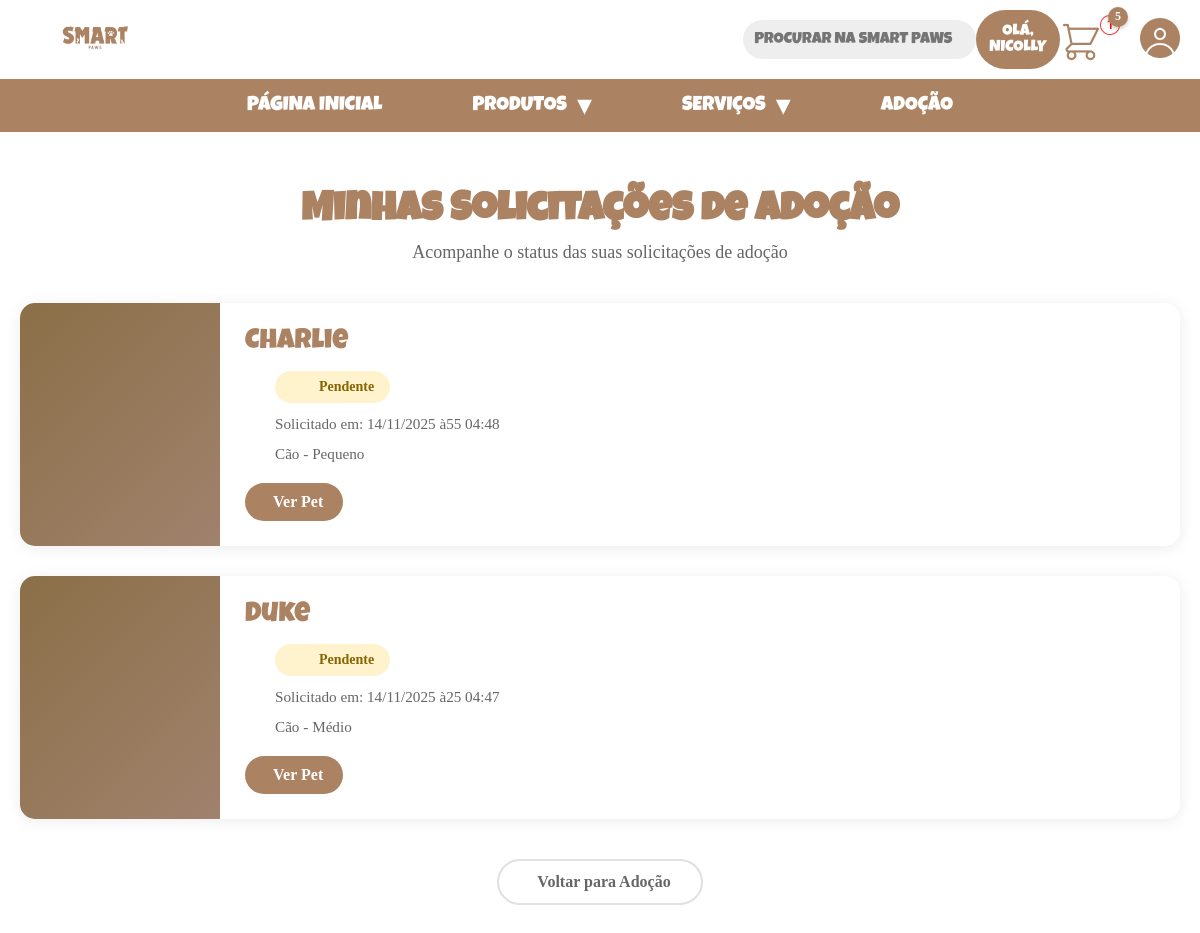
/pets/minhas/solicitacoes/ (signed in), run on the app's committed database.
### usuarios/models.py (models this page shows, shortened)
class Usuario(AbstractUser):
    email = models.EmailField(
        unique=True,
        verbose_name="Email"
    )
    cpf = models.CharField(
        max_length=14,
        unique=True,
        blank=True,
        null=True,
        validators=[validar_cpf],
        verbose_name="CPF"
    )
    telefone_regex = RegexValidator(
        regex=r'^\(\d{2}\)\s\d{4,5}-\d{4}$',
        message="Telefone: (61) 91234-5678"
    )
    telefone = models.CharField(
        max_length=15,
        validators=[telefone_regex],
        blank=True,
        verbose_name="Telefone"
    )
    data_nascimento = models.DateField(
        null=True,
        blank=True,
        verbose_name="Data de Nascimento"
    )
    SEXO_CHOICES = [
        ('M', 'Masculino'),
        ('F', 'Feminino'),
        ('O', 'Outro'),
        ('N', 'Prefiro não informar')
    ]
    sexo = models.CharField(
        max_length=1,
        choices=SEXO_CHOICES,
        blank=True,
        verbose_name="Sexo"
    )
    foto_perfil = models.ImageField(
        upload_to='usuarios/fotos/%Y/%m/',
        blank=True,
        null=True,
        verbose_name="Foto do Perfil"
    )
    is_verified = models.BooleanField(
        default=False,
        verbose_name="Email Verificado"
    )
    aceita_marketing = models.BooleanField(
        default=False,
        verbose_name="Aceita receber emails promocionais"
    )
    verification_token = models.CharField(
        max_length=100,
        blank=True,
        null=True
    )
    reset_password_token = models.CharField(
        max_length=100,
        blank=True,
        null=True
    )
    created_at = models.DateTimeField(auto_now_add=True)
    updated_at = models.DateTimeField(auto_now=True)
    groups = models.ManyToManyField(
        'auth.Group',
        verbose_name='groups',
        blank=True,
        related_name='usuario_set',  # ← ADICIONE
        related_query_name='usuario',
    )
    user_permissions = models.ManyToManyField(
        'auth.Permission',
        verbose_name='user permissions',
        blank=True,
        related_name='usuario_set',  # ← ADICIONE
        related_query_name='usuario',
    )
    USERNAME_FIELD = 'email'
    REQUIRED_FIELDS = ['username']
    class Meta:
        verbose_name = "Usuário"
        verbose_name_plural = "Usuários"
        ordering = ['-created_at']

### pets/models.py (models this page shows, shortened)
class SolicitacaoAdocao(models.Model):
    STATUS_CHOICES = [
        ('pendente', 'Pendente'),
        ('analise', 'Em Análise'),
        ('aprovada', 'Aprovada'),
        ('recusada', 'Recusada'),
    ]
    usuario = models.ForeignKey(
        settings.AUTH_USER_MODEL,  # ← MUDANÇA AQUI
        on_delete=models.CASCADE,
        related_name='solicitacoes_adocao',
        verbose_name="Usuário"
    )
    pet = models.ForeignKey(
        Pet,
        on_delete=models.CASCADE,
        related_name='solicitacoes',
        verbose_name="Pet"
    )
    nome_completo = models.CharField(max_length=200, verbose_name="Nome Completo")
    email = models.EmailField(verbose_name="Email")
    telefone = models.CharField(max_length=20, verbose_name="Telefone")
    endereco = models.TextField(verbose_name="Endereço")
    tipo_moradia = models.CharField(
        max_length=50,
        choices=[
            ('casa', 'Casa'),
            ('apartamento', 'Apartamento'),
            ('sitio', 'Sítio/Chácara'),
        ],
        verbose_name="Tipo de Moradia"
    )
    tem_quintal = models.BooleanField(default=False, verbose_name="Tem Quintal")
    moradia_propria = models.BooleanField(default=False, verbose_name="Moradia Própria")
    tem_outros_pets = models.BooleanField(default=False, verbose_name="Tem Outros Pets")
    descricao_outros_pets = models.TextField(blank=True, verbose_name="Descrição dos Outros Pets")
    teve_pets_antes = models.BooleanField(default=False, verbose_name="Já Teve Pets Antes")
    motivacao = models.TextField(verbose_name="Por que deseja adotar?")
    status = models.CharField(
        max_length=20,
        choices=STATUS_CHOICES,
        default='pendente',
        verbose_name="Status"
    )
    observacoes_admin = models.TextField(blank=True, verbose_name="Observações da Administração")
    created_at = models.DateTimeField(auto_now_add=True)
    updated_at = models.DateTimeField(auto_now=True)
    class Meta:
        verbose_name = "Solicitação de Adoção"
        verbose_name_plural = "Solicitações de Adoção"
        ordering = ['-created_at']

class Pet(models.Model):
    ESPECIE_CHOICES = [
        ('cao', 'Cão'),
        ('gato', 'Gato'),
        ('ave', 'Ave'),
        ('roedor', 'Roedor'),
        ('reptil', 'Réptil'),
        ('outro', 'Outro'),
    ]
    PORTE_CHOICES = [
        ('mini', 'Mini'),
        ('pequeno', 'Pequeno'),
        ('medio', 'Médio'),
        ('grande', 'Grande'),
        ('gigante', 'Gigante'),
    ]
    SEXO_CHOICES = [
        ('M', 'Macho'),
        ('F', 'Fêmea'),
    ]
    STATUS_CHOICES = [
        ('disponivel', 'Disponível'),
        ('adotado', 'Adotado'),
        ('processo', 'Em Processo de Adoção'),
    ]
    nome = models.CharField(max_length=100, verbose_name="Nome do Pet")
    slug = models.SlugField(max_length=150, unique=True, blank=True)
    especie = models.CharField(max_length=20, choices=ESPECIE_CHOICES, verbose_name="Espécie")
    raca = models.CharField(max_length=100, blank=True, verbose_name="Raça")
    porte = models.CharField(max_length=20, choices=PORTE_CHOICES, verbose_name="Porte")
    sexo = models.CharField(max_length=1, choices=SEXO_CHOICES, verbose_name="Sexo")
    idade_anos = models.PositiveIntegerField(default=0, verbose_name="Idade (anos)")
    idade_meses = models.PositiveIntegerField(default=0, verbose_name="Idade (meses)")
    cor = models.CharField(max_length=50, blank=True, verbose_name="Cor")
    descricao = models.TextField(verbose_name="Descrição")
    temperamento = models.CharField(max_length=200, blank=True, verbose_name="Temperamento")
    foto_principal = models.ImageField(upload_to='pets/%Y/%m/', verbose_name="Foto Principal")
    castrado = models.BooleanField(default=False, verbose_name="Castrado")
    vacinado = models.BooleanField(default=False, verbose_name="Vacinado")
    vermifugado = models.BooleanField(default=False, verbose_name="Vermifugado")
    necessidades_especiais = models.TextField(blank=True, verbose_name="Necessidades Especiais")
    status = models.CharField(max_length=20, choices=STATUS_CHOICES, default='disponivel', verbose_name="Status")
    created_at = models.DateTimeField(auto_now_add=True)
    updated_at = models.DateTimeField(auto_now=True)
    class Meta:
        verbose_name = "Pet"
        verbose_name_plural = "Pets"
        ordering = ['-created_at']

### pets/views.py (the view)
# urls.py: path('minhas/solicitacoes/', views.minhas_solicitacoes, name='minhas_solicitacoes'),
@login_required
def minhas_solicitacoes(request):
    solicitacoes = SolicitacaoAdocao.objects.filter(
        usuario=request.user
    ).select_related('pet').order_by('-created_at')
    context = {
        'solicitacoes': solicitacoes,
    }
    return render(request, 'pets/minhas_solicitacoes.html', context)

### templates/pets/minhas_solicitacoes.html (shortened to what this page needs)
{% extends 'base.html' %}
{% load static %}
{% block extra_css %}
<link rel="stylesheet" href="{% static 'CSS/adocao.css' %}">
{% endblock %}
{% block content %}
<div class="solicitacoes-page">
    <div class="page-header">
        <h1> Minhas Solicitações de Adoção</h1>
        <p>Acompanhe o status das suas solicitações de adoção</p>
    </div>
    {% if solicitacoes %}
        <div class="solicitacoes-lista">
            {% for solicitacao in solicitacoes %}
                <div class="solicitacao-card">
                    <div class="solicitacao-grid">
                        <div class="pet-image-container">
                            {% if solicitacao.pet.foto_principal %}
                                <img src="{{ solicitacao.pet.foto_principal.url }}" alt="{{ solicitacao.pet.nome }}">
                            {% else %}
                                <div style="width: 100%; height: 100%; background: linear-gradient(135deg, #8B6F47 0%, #A0826D 100%); display: flex; align-items: center; justify-content: center; color: white; font-size: 3rem;">
                                </div>
                            {% endif %}
                        </div>
                        <div class="card-content">
                            <h3 class="pet-name">{{ solicitacao.pet.nome }}</h3>
                            <div class="info-row">
                                <span class="status-badge status-{{ solicitacao.status }}">
                                    {% if solicitacao.status == 'pendente' %}
                                         Pendente
                                    {% elif solicitacao.status == 'analise' %}
                                        <i class="fas fa-search"></i> Em Análise
                                    {% elif solicitacao.status == 'aprovada' %}
                                        <i class="fas fa-check-circle"></i> Aprovada
                                    {% else %}
                                        <i class="fas fa-times-circle"></i> Recusada
                                    {% endif %}
                                </span>
                            </div>
                            <div class="info-row">
                                <span>Solicitado em: {{ solicitacao.created_at|date:"d/m/Y às H:i" }}</span>
                            </div>
                            <div class="info-row">
                                <span>{{ solicitacao.pet.get_especie_display }} - {{ solicitacao.pet.get_porte_display }}</span>
                            </div>
                            <div style="margin-top: 20px;">
                                <a href="{% url 'pets:detalhe' solicitacao.pet.slug %}" class="btn-primary">
                                     Ver Pet
                                </a>
                            </div>
                        </div>
                    </div>
                </div>
            {% endfor %}
        </div>
    {% endif %}
    <div style="text-align: center; margin-top: 40px;">
        <a href="{% url 'pets:adocao' %}" class="btn-secondary">
             Voltar para Adoção
        </a>
    </div>
</div>
{% endblock %}

### templates/base.html (shortened to what this page needs)
{% load static %}
<!DOCTYPE html>
<html lang="pt-br">
<head>
    <link rel="stylesheet" href="{% static 'CSS/index.css' %}">
    {% block extra_css %}{% endblock %}
</head>
<body>
     <header>
        <div class="container_topo">
            <a href="{% url 'core:home' %}">
                <img class="logo_cima" src="{% static 'IMG/SP_logo_cima.png' %}" alt="Smart Paws">
            </a>
            <input type="text" id="barra_pesquisa" name="barra_pesquisa" placeholder="PROCURAR NA SMART PAWS">
            {% if user.is_authenticated %}
                <a class="entre_cadastre" href="{% url 'usuarios:logout' %}">OLÁ, {{ user.first_name|upper }}</a>
            {% else %}
                <a class="entre_cadastre" href="{% url 'usuarios:login' %}">ENTRE OU CADASTRE-SE</a>
            {% endif %}
             <div class="carrinho_perfil">
                <a href="{% url 'carrinho:visualizar' %}">
                    <img class="carrinho" src="{% static 'IMG/carrinho.png' %}" alt="Carrinho de compras">
                    {% if carrinho_total_itens > 0 %}
                    <span class="carrinho-count">{{ carrinho_total_itens }}</span>
                    {% endif %}
                </a>
                {% if user.is_authenticated %}
                    <a href="{% url 'usuarios:perfil' %}">
                        <img class="perfil" src="{% static 'IMG/perfil.png' %}" alt="Meu perfil">
                    </a>
                {% else %}
                    <a href="{% url 'usuarios:login' %}">
                        <img class="perfil" src="{% static 'IMG/perfil.png' %}" alt="Acessar perfil">
                    </a>
                {% endif %}
            </div>
        </div>
        <div class="container_paginas">
            <ul class="paginas">
                <li><a href="{% url 'core:home' %}">PÁGINA INICIAL</a></li>
                <li class="has-dropdown">
                    <a href="{% url 'produtos:lista' %}">PRODUTOS</a>
                </li>
                <li class="has-dropdown">
                    <a href="{% url 'servicos:lista'%}">SERVIÇOS</a>
                </li>
                <li><a href="{% url 'pets:adocao' %}">ADOÇÃO</a></li>
            </ul>
        </div>
    </header>
        {% block content %}{% endblock %}
</body>
</html>

### data on the page
Usuario: first_name "NICOLLY"
SolicitacaoAdocao: pet.nome "Charlie", status "Pendente", created_at "14/11/2025 à55 04:48", pet.especie "Cão", pet.porte "Pequeno"
SolicitacaoAdocao: pet.nome "Duke", status "Pendente", created_at "14/11/2025 à25 04:47", pet.especie "Cão", pet.porte "Médio"

### other printed values
{{ carrinho_total_itens }} "5"
